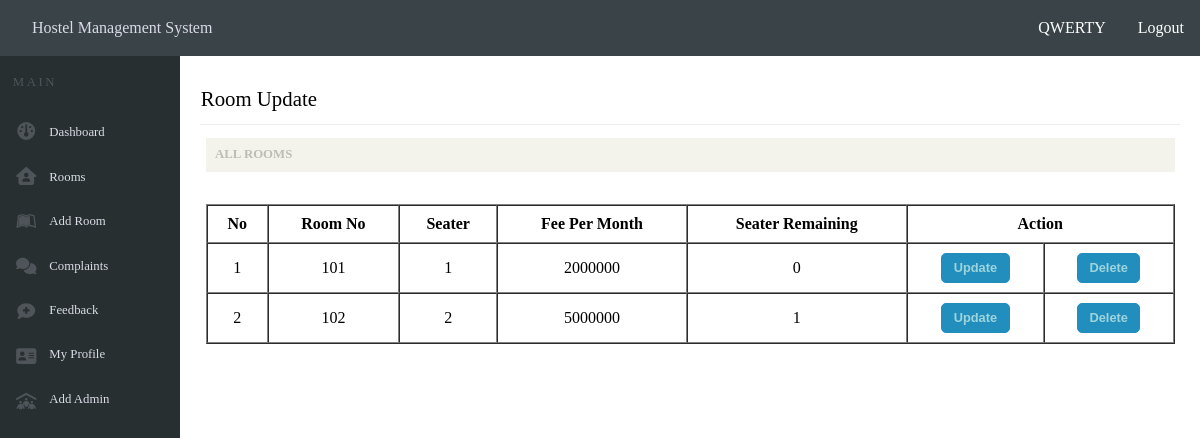
The app's page /roominfo.php (signed in) with its own data.
### tables this page shows
CREATE TABLE `room_info` (
  `room_no` int(10) NOT NULL,
  `seater` int(3) NOT NULL,
  `fees_per_month` int(50) NOT NULL,
  `remaining_seater` int(5) NOT NULL
);

### roominfo.php (the view, shortened to what this page needs)
<?php
include 'connectdatabase.php';
$getEmail = $_SESSION["email"];
class RoomInfoPage {
    private $conn;
    public function __construct($conn) {
        $this->conn = $conn;
    }
    public function fetchRoomInfo() {
        $query2 = mysqli_query($this->conn, "SELECT
                                            room_no,
                                            seater,
                                            fees_per_month,
                                            remaining_seater
                                            FROM room_info");
        return mysqli_fetch_all($query2, MYSQLI_ASSOC);
    }
    public function getAdminName($getEmail) {
        $queryName = mysqli_query($this->conn, "SELECT username FROM admin_login WHERE admin_email = '$getEmail'");
        $nameResult = mysqli_fetch_assoc($queryName);
        return $nameResult['username'];
    }
}
$roomInfoPage = new RoomInfoPage($conn);
$result = $roomInfoPage->fetchRoomInfo();
$fullName = $roomInfoPage->getAdminName($getEmail);
?>
<!DOCTYPE html>
<html lang="en">
<head>
    <link rel="stylesheet" href="headerandnavbar.css">
    <link rel="stylesheet" href="maincontent.css">
    <link rel="stylesheet" href="roomdetail.css">
</head>
<body>
    <header>
        <a href="dashboardadmin.php">Hostel Management System</a>
        <div class="user-info">
            <span><?php echo htmlspecialchars($fullName); ?></span>
            <a href="logout.php">Logout</a>
        </div>
    </header>
    <div class="main">
        <div class="navbar">
            <p id="none">MAIN</p>
            <div class="contentnavbar">
                <div class="iconnavbar">
                </div>
                <div class="textnavbar">
                    <a href="dashboardadmin.php"><p id="dashboard">Dashboard</p></a>
                    <a href="roominfo.php"><p id="rooms">Rooms</p></a>
                    <a href="addroom.php"><p id="addRoom">Add Room</p></a>
                    <a href="registeredcomplaint.php"><p id="complaints">Complaints</p></a>
                    <a href="registeredfeedback.php"><p id="feedback">Feedback</p></a>
                    <a href="profileadmin.php"><p id="myProfile">My Profile</p></a>
                    <a href="addadmin.php"><p id="addAdmin">Add Admin</p></a>
                </div>
            </div>
        </div>
        <div class="maincontent">
            <p id="userlogin">Room Update</p>
            <hr>
            <div class="container">
                <div class="box">
                    <div class="boxheader">
                        <p>ALL ROOMS</p>
                    </div>
                    <div class="boxinfo">
                        <table border="1" cellspacing="0">
                            <thead>
                                <tr>
                                    <th>No</th>
                                    <th>Room No</th>
                                    <th>Seater</th>
                                    <th>Fee Per Month</th>
                                    <th>Seater Remaining</th>
                                    <th colspan="2">Action</th>
                                </tr>
                            </thead>
                            <tbody>
                                <?php $i = 1; ?>
                                <?php foreach ($result as $row) : ?>
                                <tr>
                                    <td id="center"><?= $i; ?></td>
                                    <td id="center"><?= $row["room_no"]; ?></td>
                                    <td id="center"><?= $row["seater"]; ?></td>
                                    <td id="center"><?= $row["fees_per_month"]; ?></td>
                                    <td id="center"><?= $row["remaining_seater"]; ?></td>
                                    <td id="center"><a href="roominfoupdate.php?room_no=<?php echo $row['room_no']; ?>"><button>Update</button></a></td>
                                    <td id="center">
                                        <form method="post" onsubmit="return confirm('Are you sure you want to delete this room?');">
                                            <button type="submit" name="delete">Delete</button>
                                        </form>
                                    </td>
                                </tr>
                                <?php $i++; ?>
                                <?php endforeach; ?>
                            </tbody>
                        </table>
                    </div>
                </div>
            </div>
        </div>
    </div>
</body>
</html>

### headerandnavbar.css (style rules this page uses)
* { margin: 0; padding: 0; box-sizing: border-box; }
html, body { height: 100%; }
body { display: flex; flex-direction: column; }
header { width: 100%; height: 3.5em; display: flex; align-items: center; justify-content: space-between; background-color: #3A4348; position: fixed; top: 0; left: 0; right: 0; }
header a { margin-left: 2em; color: #DADBE8; text-decoration: none; cursor: pointer; }
.user-info { display: flex; align-items: center; justify-content: space-evenly; padding-right: 1em; }
.user-info span, .user-info a { color: #fff; }
.main { display: flex; flex: 1; margin-top: 3.5em; }
.navbar { background-color: #282F30; width: 15%; height: calc(100% - 3.5em); position: fixed; top: 3.5em; bottom: 0; }
.navbar p { color: #4E5459; letter-spacing: .2em; font-size: .8em; padding: 1.5em 0 0 1em; }
.contentnavbar { display: flex; }
.iconnavbar { display: flex; flex-direction: column; align-items: center; justify-content: space-between; height: 18em; margin: 2em 0 0 1em; }
.textnavbar { display: flex; flex-direction: column; justify-content: space-between; width: 100%; margin-top: 1em; height: 18.8em; }
.textnavbar a { text-decoration: none; }
.textnavbar p { color: #DADBE8; letter-spacing: normal; }

### maincontent.css (style rules this page uses)
.maincontent { width: 100%; margin-left: 15%; overflow-y: auto; height: calc(100vh - 3.5em); }
#userlogin { margin: 1.5em 0 0 1em; font-size: 1.3em; }
hr { background-color: #eee; border: 0 none; color: #eee; height: 1px; margin: .8em auto; width: 96%; }

### roomdetail.css (style rules this page uses)
.container { display: flex; justify-content: center; width: 100%; height: 80%; }
.box { width: 95%; }
.boxheader { background-color: #F3F3EB; padding: .6em; }
.boxheader p { color: #BDBDB5; font-weight: 600; font-size: .8em; }
.boxinfo { width: 100%; margin-top: 2em; padding-bottom: 1em; }
.boxinfo table { width: 100%; }
th, td { padding: 9px; }
table button { background-color: #228EBD; color: #9ED5DC; font-weight: bold; font-size: .8em; padding: .5em .9em; border-radius: 5px; border: 1px solid #228EBD; }
#center { text-align: center; }

### records on screen
room_info: room_no "101", seater "1", fees_per_month "2000000", remaining_seater "0"
room_info: room_no "102", seater "2", fees_per_month "5000000", remaining_seater "1"

### other values on screen
$fullName "QWERTY"
